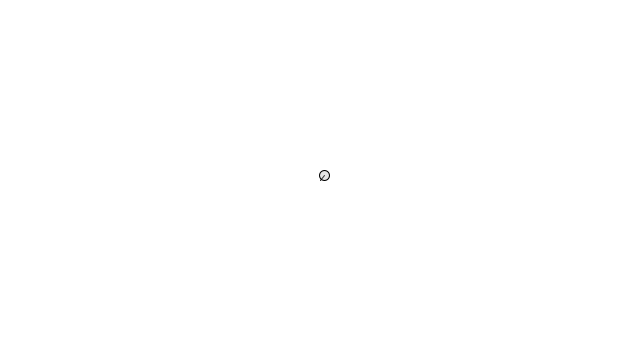
Frame 1 (no input)
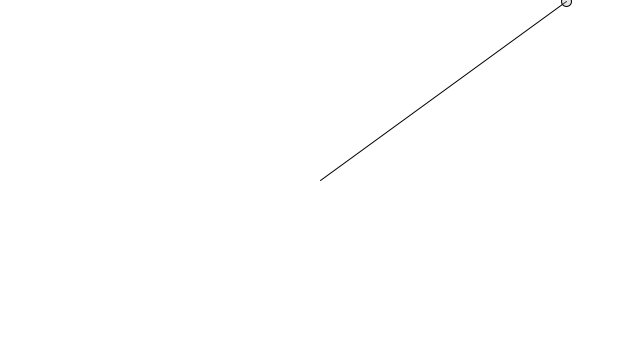
Frame 60 (the mouse pressed at the canvas centre just before this capture)
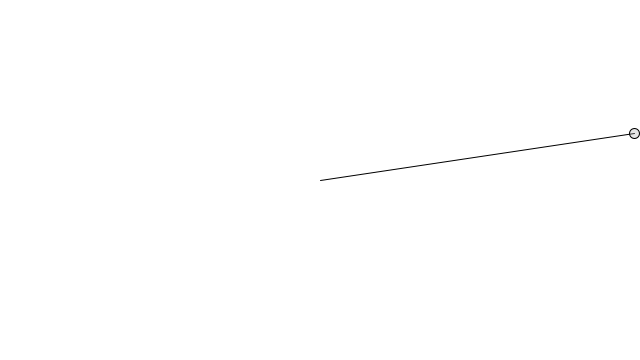
Frame 120 (the mouse held since frame 60 and released just before this capture)

The Processing sketch that drew these frames (run headless with seeded random() and noise(); from frame 60 on, the mouse is pressed at the canvas centre):

// Processing sketch: sketch_3_7_OscillatorObject
// ── sketch_3_7_OscillatorObject.pde
class Oscillator{
 
  PVector angle;
  PVector velocity;
  PVector amplitude;
  
  
  Oscillator(){
   angle = new PVector();
   velocity = new PVector(random(-0.05,0.05),random(-0.05,0.05));
   amplitude = new PVector(width/2, height/2);
  }
  
  
 void oscillate(){
  angle.add(velocity); 
 }
 
 void display(){
  
   float x = sin(angle.x) * amplitude.x;
   float y = sin(angle.y) * amplitude.y;
   
   
   pushMatrix();
   translate(width/2, height/2);
   stroke(0);
   fill(175,80);
   
   line(0,0,x,y);
   ellipse(x,y,10,10);
   
   popMatrix();
 }
  
}



Oscillator oscillator;

void setup(){

  size(640,360);
  
  oscillator = new Oscillator();

}



void draw(){

  background(255);
  oscillator.oscillate();
  oscillator.display();


}
